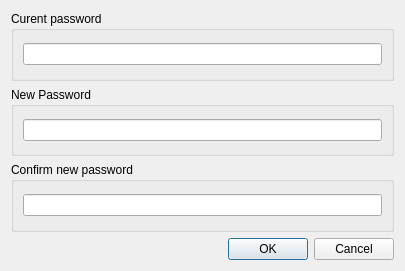
<?xml version="1.0" encoding="UTF-8"?>
<ui version="4.0">
 <class>change_admin_pw_dialog</class>
 <widget class="QDialog" name="change_admin_pw_dialog">
  <property name="geometry">
   <rect>
    <x>0</x>
    <y>0</y>
    <width>405</width>
    <height>271</height>
   </rect>
  </property>
  <property name="windowTitle">
   <string>Dialog</string>
  </property>
  <layout class="QGridLayout" name="gridLayout">
   <item row="3" column="0">
    <widget class="QDialogButtonBox" name="buttonBox">
     <property name="orientation">
      <enum>Qt::Horizontal</enum>
     </property>
     <property name="standardButtons">
      <set>QDialogButtonBox::Cancel|QDialogButtonBox::Ok</set>
     </property>
    </widget>
   </item>
   <item row="1" column="0">
    <widget class="QGroupBox" name="groupBox_2">
     <property name="title">
      <string>New Password</string>
     </property>
     <layout class="QGridLayout" name="gridLayout_5">
      <item row="0" column="0">
       <layout class="QGridLayout" name="gridLayout_4">
        <item row="0" column="0">
         <widget class="QLineEdit" name="lineEdit_newPW">
          <property name="echoMode">
           <enum>QLineEdit::Password</enum>
          </property>
         </widget>
        </item>
       </layout>
      </item>
     </layout>
    </widget>
   </item>
   <item row="0" column="0">
    <widget class="QGroupBox" name="groupBox">
     <property name="title">
      <string>Curent password</string>
     </property>
     <layout class="QGridLayout" name="gridLayout_3">
      <item row="0" column="0">
       <layout class="QGridLayout" name="gridLayout_2">
        <item row="0" column="0">
         <widget class="QLineEdit" name="lineEdit_curPW">
          <property name="echoMode">
           <enum>QLineEdit::Password</enum>
          </property>
         </widget>
        </item>
       </layout>
      </item>
     </layout>
    </widget>
   </item>
   <item row="2" column="0">
    <widget class="QGroupBox" name="groupBox_3">
     <property name="title">
      <string>Confirm new password</string>
     </property>
     <layout class="QGridLayout" name="gridLayout_7">
      <item row="0" column="0">
       <layout class="QGridLayout" name="gridLayout_6">
        <item row="0" column="0">
         <widget class="QLineEdit" name="lineEdit_conf_newPW">
          <property name="echoMode">
           <enum>QLineEdit::Password</enum>
          </property>
         </widget>
        </item>
       </layout>
      </item>
     </layout>
    </widget>
   </item>
  </layout>
 </widget>
 <resources/>
 <connections>
  <connection>
   <sender>buttonBox</sender>
   <signal>accepted()</signal>
   <receiver>change_admin_pw_dialog</receiver>
   <slot>accept()</slot>
   <hints>
    <hint type="sourcelabel">
     <x>248</x>
     <y>254</y>
    </hint>
    <hint type="destinationlabel">
     <x>157</x>
     <y>274</y>
    </hint>
   </hints>
  </connection>
  <connection>
   <sender>buttonBox</sender>
   <signal>rejected()</signal>
   <receiver>change_admin_pw_dialog</receiver>
   <slot>reject()</slot>
   <hints>
    <hint type="sourcelabel">
     <x>316</x>
     <y>260</y>
    </hint>
    <hint type="destinationlabel">
     <x>286</x>
     <y>274</y>
    </hint>
   </hints>
  </connection>
 </connections>
</ui>
